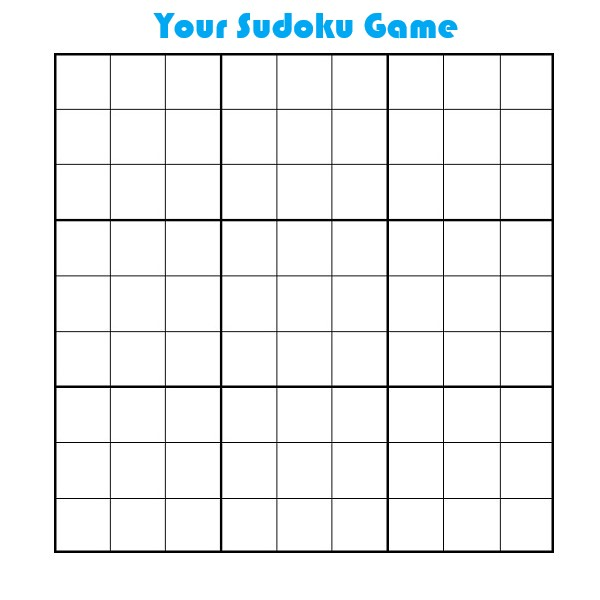
#> input picture ui/predicted.jpg, 600 x 600 px, found by its file name
$ jupyter execute --allow-errors without-gui-solver.ipynb
#> lines starting #> are read from the running program, lines starting #| are printed output that depends on the picture
[cell 1]
import cv2
import numpy as np
import operator
from keras.models import load_model
from keras.models import model_from_json
import matplotlib.pyplot as plt
from PIL import ImageDraw,Image,ImageFont

#> (a cell that did not finish here is left out)

#> (a cell that did not finish here is left out)

#> (a cell that did not finish here is left out)

#> (a cell that did not finish here is left out)

[cell 6]
# Predicted digit vector convert to matrix.
split_matrix = []
#> (the rest of this cell did not finish here and is left out)

[cell 7]
#predict digits writing 9x9 sudoku images.
empty = cv2.imread('predicted.jpg')
#> empty is the input picture: shape (600, 600, 3); mean B, G, R 243.8, 243.1, 241.4
cv2.putText(empty,'Predicted Digits',(130,33), cv2.FONT_HERSHEY_SIMPLEX, 1.5, (0, 0, 255), 5)
#> (the rest of this cell did not finish here and is left out)

[cell 8]
M = 9 # row/column size

# Sudoku Visualizition Func
def puzzle(a):

    for i in range(M):
        for j in range(M):
            print(a[i][j],end = " ")
        print()

# Solve iteration func
def solve(grid, row, col, num):

    # query for row
    for x in range(9):
        if grid[row][x] == num:
            return False
    # query for column
    for x in range(9):
        if grid[x][col] == num:
            return False

    #query for 3x3 matrix in the game
    startRow = row - row % 3
    startCol = col - col % 3
    for i in range(3):
        for j in range(3):
            if grid[i + startRow][j + startCol] == num:
                return False
    return True

# Main function.
def Sudoku(grid, row, col):

    if (row == M - 1 and col == M):
        return True
    if col == M:
        row += 1
        col = 0
    if grid[row][col] > 0:
        return Sudoku(grid, row, col + 1)
    for num in range(1, M + 1, 1):

        if solve(grid, row, col, num):

            grid[row][col] = num
            if Sudoku(grid, row, col + 1):
                return True
        grid[row][col] = 0
    return False

#> (a cell that did not finish here is left out)

[cell 10]
flag = 1
#> (the rest of this cell did not finish here and is left out)

[cell 11]
cv2.putText(empty,'Predicted Digits',(130,33), cv2.FONT_HERSHEY_SIMPLEX, 1.5, (255, 255, 255), 5)  # empty image restart
cv2.putText(empty,'Solution',(200,40), cv2.FONT_HERSHEY_SIMPLEX, 1.5, (255,0,0), 5)
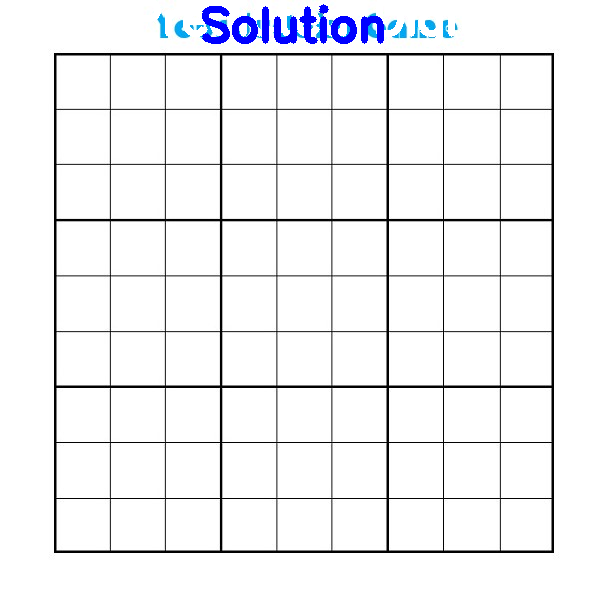
#> empty: shape (600, 600, 3); mean B, G, R 243.9, 241.5, 240.9
#> (the rest of this cell did not finish here and is left out)


$ run again, with solution_pics/gui_empty_page.png saved as ui/predicted.jpg
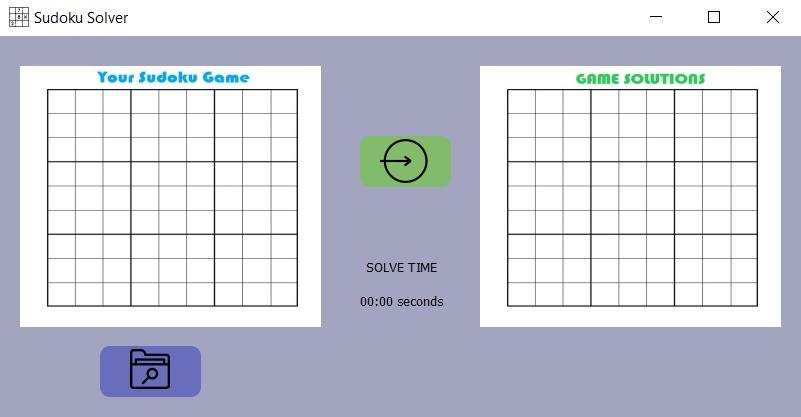
#> input picture solution_pics/gui_empty_page.png, 801 x 417 px, found by its file name
#> empty is the input picture: shape (417, 801, 3); mean B, G, R 219, 207.6, 205.6
#> `cv2.putText(empty,'Solution',(200,40), cv2.FONT_HERSHEY_SIMPLEX, 1.5, ..`:
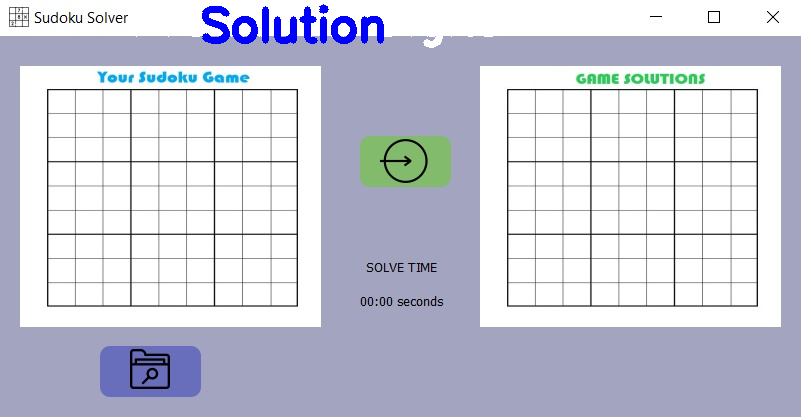
#> empty: shape (417, 801, 3); mean B, G, R 219.2, 205.5, 203.5

$ run again, with solution_pics/predict.png saved as ui/predicted.jpg
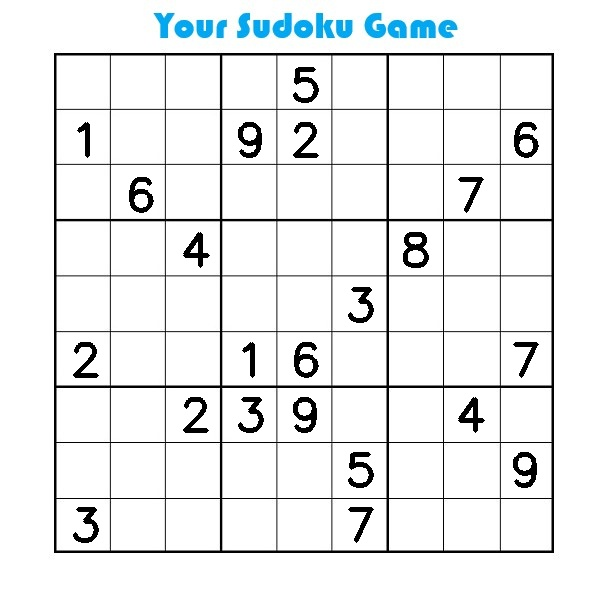
#> input picture solution_pics/predict.png, 600 x 600 px, found by its file name
#> empty is the input picture: shape (600, 600, 3); mean B, G, R 237.8, 237.1, 235.4
#> `cv2.putText(empty,'Solution',(200,40), cv2.FONT_HERSHEY_SIMPLEX, 1.5, ..`:
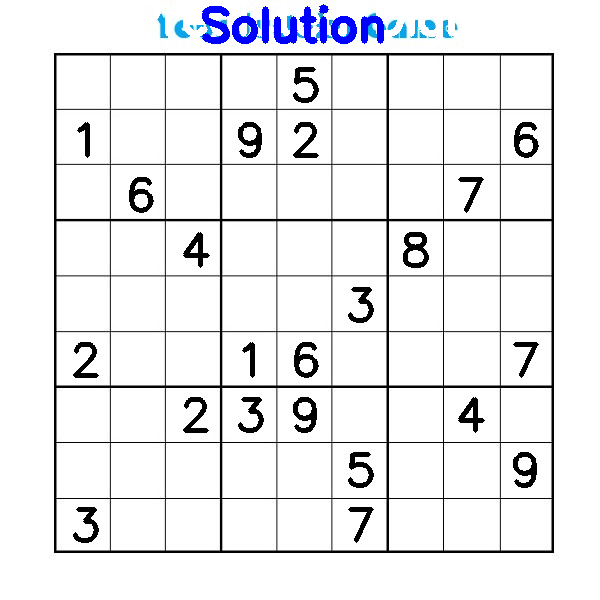
#> empty: shape (600, 600, 3); mean B, G, R 238, 235.6, 235
